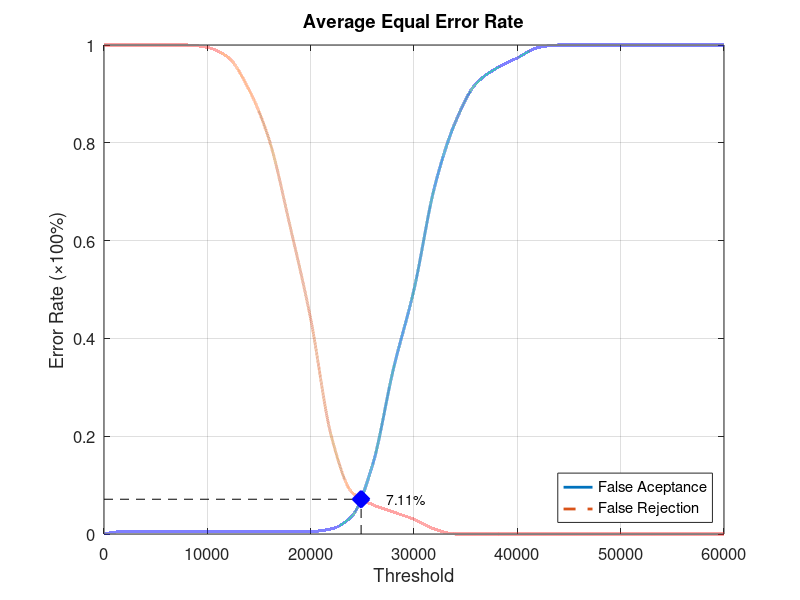
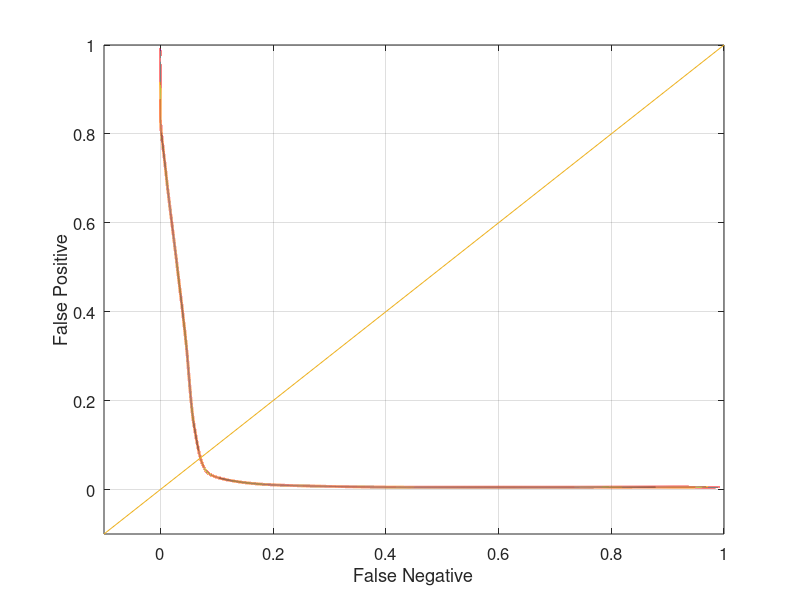

Write MATLAB code to recreate these figures, in order.
function yEER = Database2_4
close all;
clear;
clc;
x = 0:2000:60000;
xq = 0:0.5:60000;

y0 = [0 0.00526316 0.00526316 0.00526316 0.00526316 0.00526316 0.00526316 0.00526316 0.00526316 0.00526316 0.00526316 0.0105263 0.0368421 0.142105 0.336842 0.5 0.710526 0.842105 0.921053 0.952632 0.973684 0.994737 1 1 1 1 1 1 1 1 1];
yy0 = interp1(x, y0, xq, 'pchip');
y1 = [1 1 1 1 1 0.995 0.975 0.91 0.805 0.63 0.44 0.2 0.085 0.06 0.045 0.03 0.01 0 0 0 0 0 0 0 0 0 0 0 0 0 0];
yy1 = interp1(x, y1, xq, 'pchip');

% Calculating EER: 
y2 = abs(y0 - y1);
find(y2 == min(y2))
yy2 = abs(yy0 - yy1);
xEER = find(yy2 == min(yy2));
xEERIndex = xq(xEER) % X-axis EER
yEER = yy0(xEER) % Y-axis EER

main = figure
plot(xq, yy0,'-','LineWidth', 2);	hold on
plot(xq, yy1,'--','LineWidth', 2);	hold on
plot([xEERIndex xEERIndex], [0 yEER], 'k--');	hold on
plot([0 xEERIndex], [yEER yEER], 'k--');	hold on
plot(xEERIndex, yEER, 'bx', 'LineWidth', 10);	hold on
text(xEERIndex + 10 * xEERIndex / 100, yEER, [num2str(round((10000 * yEER)) / 100) '%'])
legend('False Aceptance', 'False Rejection', 'Location', 'SouthEast')
xlabel('Threshold')
ylabel('Error Rate (\times100%)')
title('Average Equal Error Rate')
set(gca, 'FontSize', 12)
axis([0 60000 0 1])
grid on

print(main, 'Database2_4Main', '-dpng');
FNRxFPR = figure('Color', [1 1 1]);
plot(yy1, yy0, '-', yy1, yy0, 'LineWidth', 2);
hold on
y = -0.1:0.1:1
plot(y, y); 
set(gca, 'FontSize', 12)
xlabel('False Negative')
ylabel('False Positive')
axis([-0.1 1 -0.1 1])
set(gca, 'FontSize', 12)
grid on

print(FNRxFPR, 'Database2_4FNRxFPR','-dpng');
end
